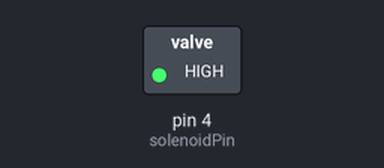
Recording of a sketch running on a simulated Arduino Uno, built with avr-gcc and run on an emulated ATmega328P. On the bench: switched loads named in the sketch (green lamp = pin HIGH). Dashed ring = blinking.

Above: at 0.5 s.
Timing chart, 0 to 4.6 s (numbered marks = the images above):
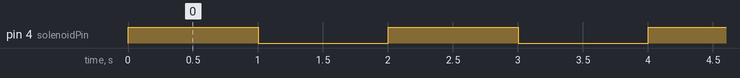

The sketch:

week_final_solenoidtest.ino
```cpp
int solenoidPin = 4;    //This is the output pin on the Arduino we are using

void setup() {
  // put your setup code here, to run once:
  pinMode(solenoidPin, OUTPUT);           //Sets the pin as an output
}

void loop() {
  // put your main code here, to run repeatedly:
  digitalWrite(solenoidPin, HIGH);    //Switch Solenoid ON
  delay(1000);                      //Wait 1 Second
  digitalWrite(solenoidPin, LOW);     //Switch Solenoid OFF
  delay(1000);                      //Wait 1 Second
}
```

Measured:
- by itself, pin 4 (solenoidPin): alternates HIGH for 1.0 s and LOW for 1.0 s
